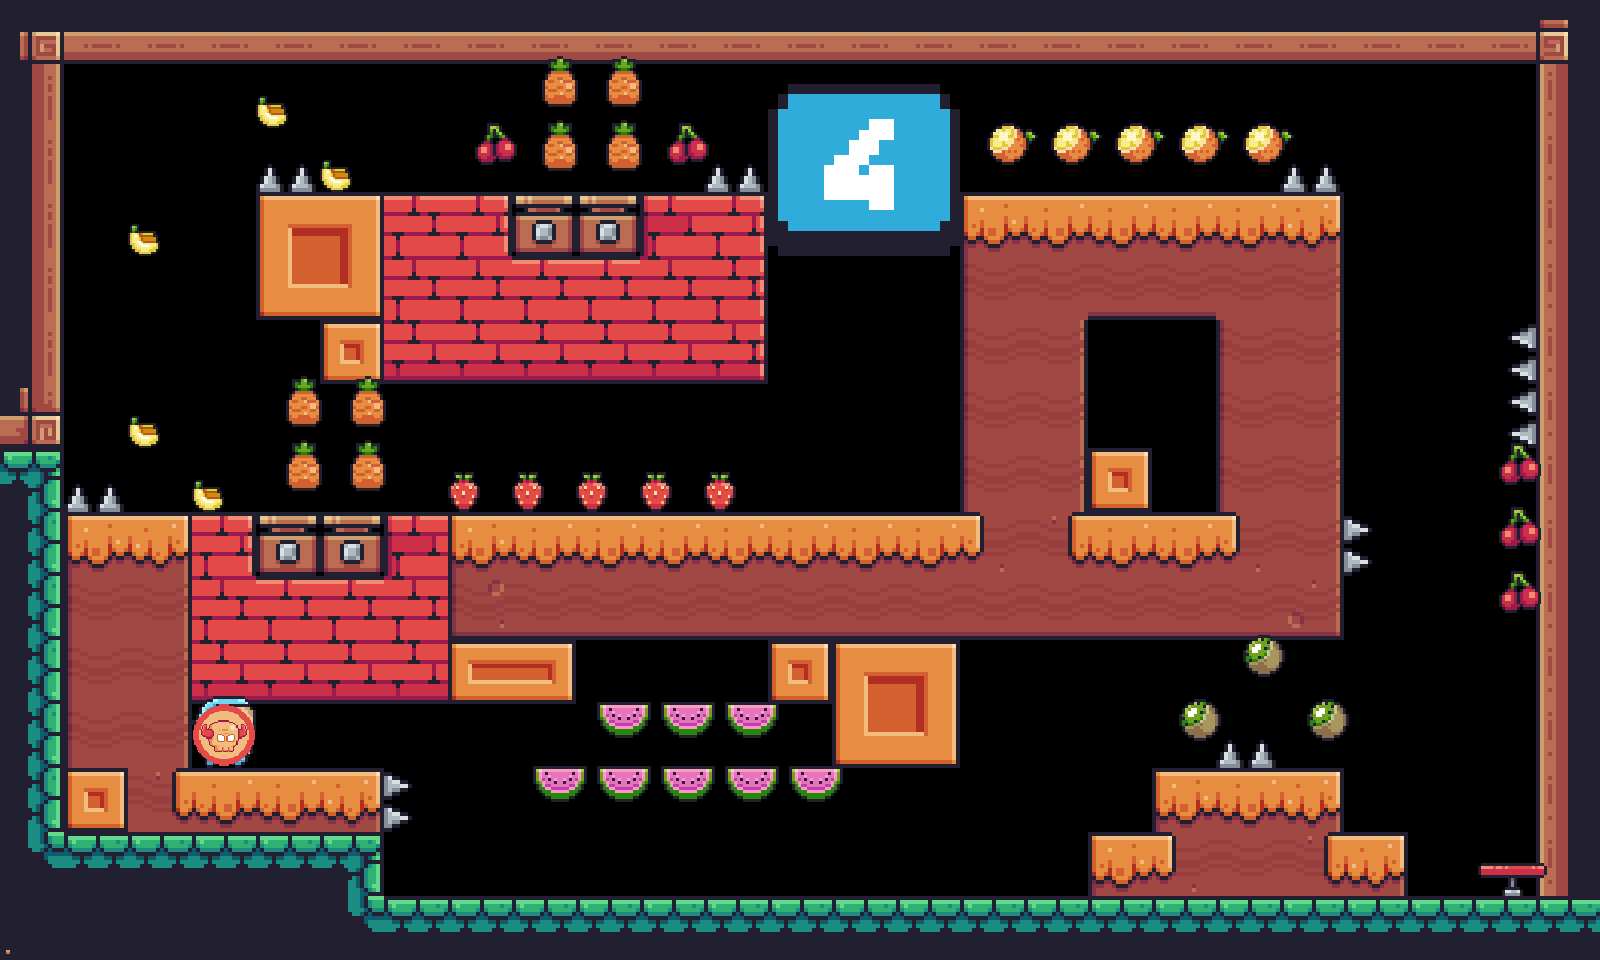

Below is a game level as drawn by its tile map, then a one-line description and the .tmx that defines it (tile-layer data replaced by summaries):
An orthogonal 25x15 tile map with 64x64 px tiles, 9 tile layers (level, terrain, trampoline, player, ...), 9 tilesets.

<map version="1.10" tiledversion="1.10.2" orientation="orthogonal" renderorder="right-down" width="25" height="15" tilewidth="64" tileheight="64" infinite="0" nextlayerid="11" nextobjectid="1">
 <editorsettings>
  <export target="../4/level_4_lemon_kiwi.csv" format="csv" />
 </editorsettings>
 <tileset firstgid="1" source="../tilesets/terrain.tsx" />
 <tileset firstgid="243" source="../tilesets/empty.tsx" />
 <tileset firstgid="246" source="../tilesets/checkpoint.tsx" />
 <tileset firstgid="247" source="../tilesets/fire.tsx" />
 <tileset firstgid="250" source="../tilesets/spikes.tsx" />
 <tileset firstgid="254" source="../tilesets/fruits.tsx" />
 <tileset firstgid="266" source="../tilesets/player.tsx" />
 <tileset firstgid="267" source="../tilesets/trampoline.tsx" />
 <tileset firstgid="273" source="../tilesets/levels.tsx" />
 <layer id="10" name="level" width="25" height="15" locked="1">
  <data>[375 cells, 1 non-empty, 1 distinct tile ids]</data>
 </layer>
 <layer id="1" name="terrain" width="25" height="15" locked="1">
  <data>[375 cells, 193 non-empty, 37 distinct tile ids]</data>
 </layer>
 <layer id="9" name="trampoline" width="25" height="15" locked="1">
  <data>[375 cells, 1 non-empty, 1 distinct tile ids]</data>
 </layer>
 <layer id="8" name="player" width="25" height="15" locked="1">
  <data>[375 cells, 1 non-empty, 1 distinct tile ids]</data>
 </layer>
 <layer id="7" name="fruits" width="25" height="15" locked="1">
  <data>[375 cells, 39 non-empty, 7 distinct tile ids]</data>
 </layer>
 <layer id="6" name="spikes" width="25" height="15" locked="1">
  <data>[375 cells, 9 non-empty, 3 distinct tile ids]</data>
 </layer>
 <layer id="5" name="fire_pot" width="25" height="15" locked="1">
  <data>[375 cells, 4 non-empty, 1 distinct tile ids]</data>
 </layer>
 <layer id="4" name="checkpoint" width="25" height="15" locked="1">
  <data>[375 cells, 1 non-empty, 1 distinct tile ids]</data>
 </layer>
 <layer id="2" name="empty" width="25" height="15" locked="1">
  <data>[375 cells, 1 non-empty, 1 distinct tile ids]</data>
 </layer>
</map>
